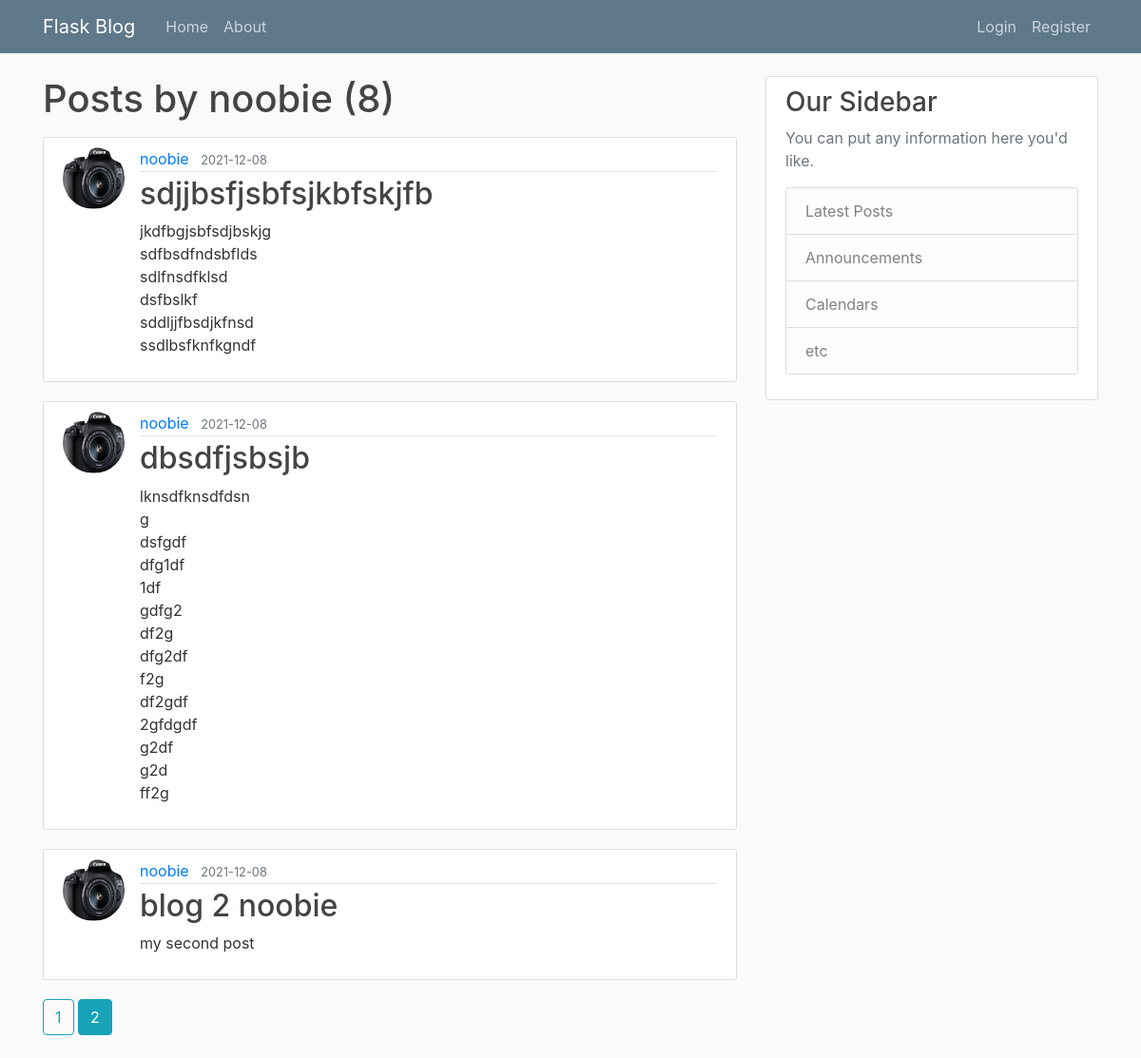
The page /user/noobie?page=2 on the database as committed earlier.
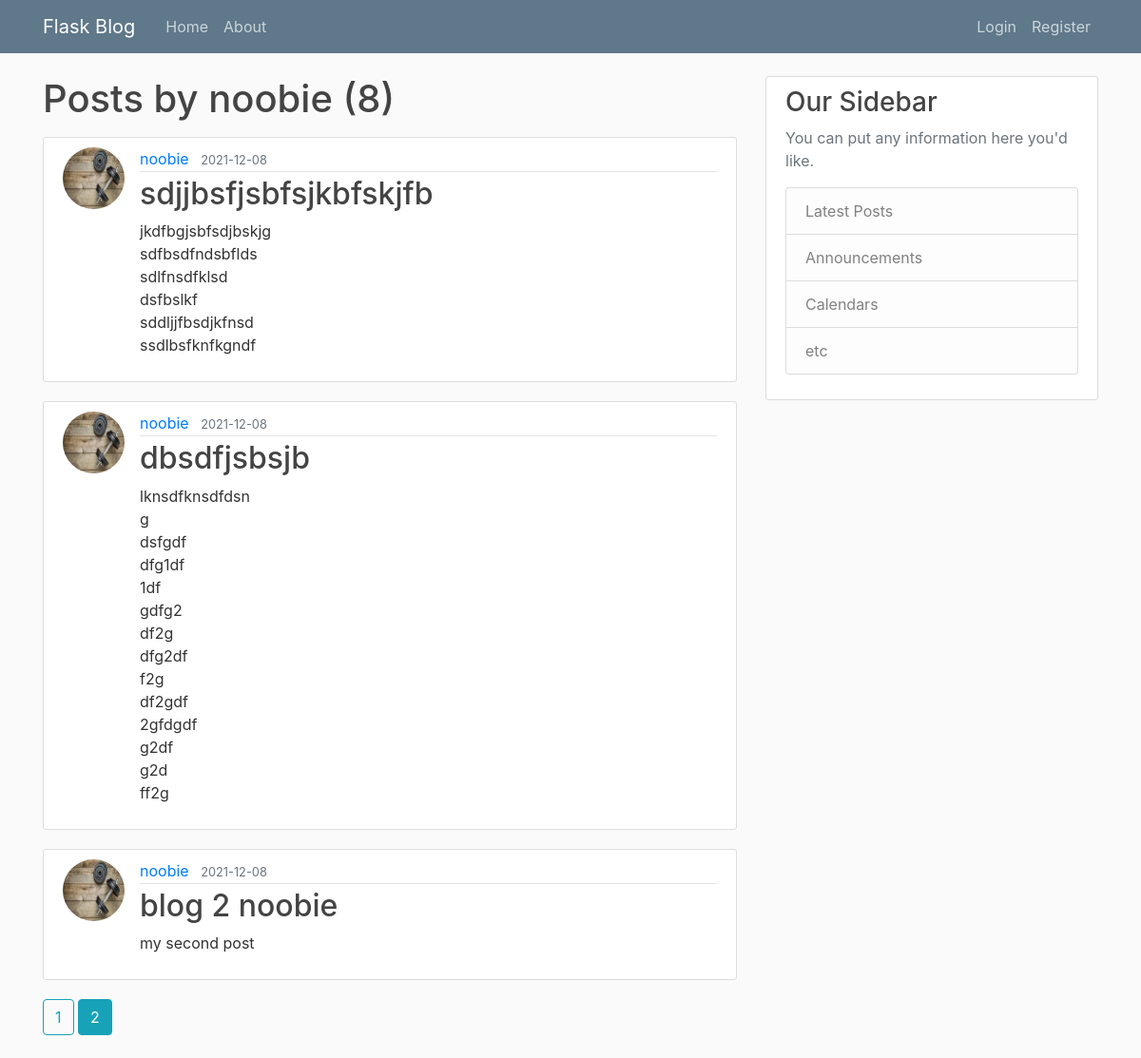
The same page on the database as committed later.
### flask_blog/models.py (models this page shows, shortened)
class Post(db.Model):
    id = db.Column(db.Integer,primary_key=True)
    title = db.Column(db.String(100),nullable=False)
    date_posted = db.Column(db.DateTime,nullable=False,default=datetime.utcnow)
    content = db.Column(db.Text, nullable=False)
    user_id =db.Column(db.Integer,db.ForeignKey('user.id'),nullable=False)

class User(db.Model, UserMixin):
    id = db.Column(db.Integer, primary_key=True)
    username = db.Column(db.String(20), unique=True, nullable=False)
    email = db.Column(db.String(120), unique=True, nullable=False)
    image_file = db.Column(db.String(20), nullable=False,default='default.jpg')
    password = db.Column(db.String(60), nullable=False)
    posts = db.relationship('Post', backref='author', lazy=True)

### flask_blog/users/routes.py (the view)
@users.route("/user/<string:username>")
def user_post(username):
    page = request.args.get('page', 1, type=int)
    user = User.query.filter_by(username=username).first_or_404()
    posts = Post.query.filter_by(author=user)\
            .order_by(Post.date_posted.desc())\
            .paginate(page=page,per_page=5)
    return render_template("user_post.html",posts=posts,user=user)

### flask_blog/templates/user_post.html (shortened to what this page needs)
{% extends "base.html" %}
{% block content %}
    <h1 class="mb-3">Posts by {{user.username}} ({{posts.total}}) </h1>
    {% for post in posts.items %}
        <article class="media content-section">
          <img class="rounded-circle article-img" src="{{ url_for('static', filename='profile_pictures/' + post.author.image_file) }}">
          <div class="media-body">
            <div class="article-metadata">
              <a class="mr-2" href="{{url_for('users.user_post',username=post.author.username)}}">{{ post.author.username }}</a>
              <small class="text-muted">{{ post.date_posted.strftime('%Y-%m-%d') }}</small>
            </div>
            <h2><a class="article-title" href="{{ url_for('posts.post',post_id=post.id) }}">{{ post.title }}</a></h2>
            <p class="article-content">{{ post.content }}</p>
          </div>
        </article>
    {% endfor %}
    {% for page_num in posts.iter_pages(left_edge=1, right_edge=1,left_current=1, right_current=2) %}
      {% if page_num %}
        {% if posts.page == page_num %}
          <a class="btn btn-info mb-4" href="{{ url_for('users.user_post',username=user.username,page=page_num)}}">{{ page_num }}</a>
        {% else %}
           <a class="btn btn-outline-info mb-4" href="{{ url_for('users.user_post',username=user.username,page=page_num)}}">{{ page_num }}</a>
        {% endif %}
      {% endif %}
    {% endfor %}
{% endblock content %}

Rows that differ between the two databases and show on the page:
changed through a linked row, Post "sdjjbsfjsbfsjkbfskjfb": image_file: a different picture
changed through a linked row, Post "dbsdfjsbsjb": image_file: a different picture
changed through a linked row, Post "blog 2 noobie": image_file: a different picture
